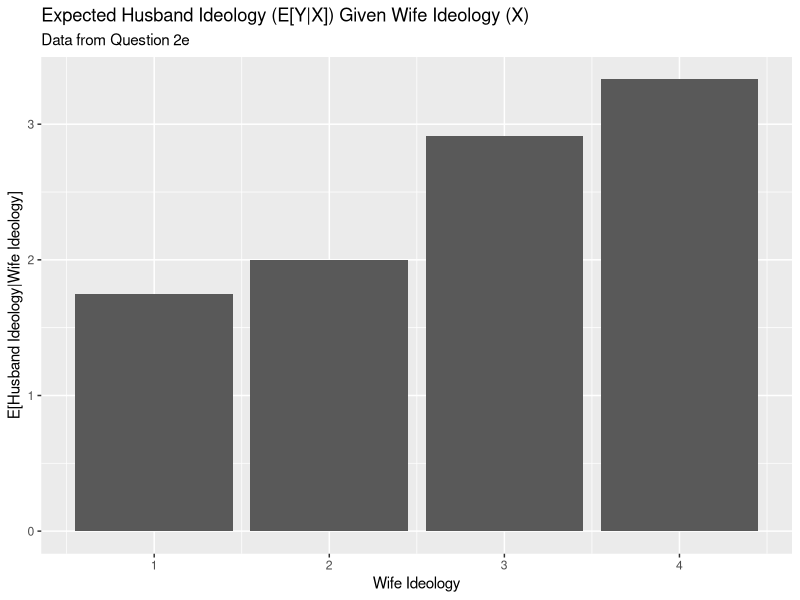

R code for this plot:
## ---- chunk 1
knitr::opts_chunk$set(echo = TRUE)
set.seed(6800)
library(tidyverse)
## ---- chunk 2
# First, I create the "women" dataset. Most of what we looked at in question 2 
# was Y|X, or men|women. So it's easier to create "women" first and then base the men off
# of that because the calculations are already done.

women <- sample(1:4, size = 1000, replace = TRUE, prob = c(.24, .25, .33, .18))

# Create an empty vector for men that I can modify with a for loop.

men <- c(rep(1, 1000))

couples <- data.frame(women, men)

# For loop time. For the probabilities, I used the probability at each value (X, Y)
# and divided it by the marginal probability for (X = x) for each value.

for(i in 1:1000){
  if(couples$women[i] == 1){
    couples$men[i] <- sample(1:4, replace = TRUE, prob = c((.12/.24), (.08/.24), 
                                                           (.02/.24), (.02/.24)))
  }
  else if(couples$women[i] == 2){
    couples$men[i] <- sample(1:4, replace = TRUE, prob = c((.05/.25), (.17/.25), 
                                                           (.01/.25), (.02/.25)))
  }
    else if(couples$women[i] == 3){
      couples$men[i] <- sample(1:4, replace = TRUE, prob = c((.01/.33), (.05/.33), 
                                                             (.23/.33), (.04/.33)))
    }
    else(couples$men[i] <- sample(1:4, replace = TRUE, prob = c((.01/.18), (.02/.18), 
                                                                (.05/.18), (.10/.18))))
}
## ---- chunk 3

ideology_prob <- function(x, y){
 newmen <- couples %>% 
   filter(women == x) %>%
   filter(men == y)
 return <- nrow(newmen)/nrow(couples)
 return
}

ideology_prob(1, 4)
ideology_prob(2, 2)
ideology_prob(4, 3)
## ---- chunk 4
conditional_prob <- function(input_variable, value){
  if(input_variable == "x" & value == 1){return <- c((.12/.24), (.08/.24), (.02/.24), (.02/.24))}
  else if(input_variable == "x" & value == 2){return <- c((.05/.25), (.17/.25), (.01/.25), (.02/.25))}
  else if(input_variable == "x" & value == 3){return <- c((.01/.33), (.05/.33), (.23/.33), (.04/.33))}
  else if(input_variable == "x" & value == 4){return <- c((.01/.18), (.02/.18), (.05/.18), (.1/.18))}
  else if(input_variable == "y" & value == 1){return <- c((.12/.19), (.05/.19), (.01/.19), (.01/.19))}
  else if(input_variable == "y" & value == 2){return <- c((.08/.32), (.17/.32), (.05/.32), (.02/.32))}
  else if(input_variable == "y" & value == 3){return <- c((.02/.31), (.01/.31), (.23/.31), (.05/.31))}
  else(return <- c((.02/.18), (.02/.18), (.04/.18), (.10/.18)))

return
}

conditional_prob(input_variable = "x", value = 1)
conditional_prob(input_variable = "y", value = 4)
## ---- chunk 5
# First, I have to set up a dataset.

plotx <- c(1, 2, 3, 4)
ploty <- c(1.75, 2, 2.91, 3.33)

plot <- data.frame(plotx, ploty)


plot1 <- ggplot(plot, aes(x = plotx, y = ploty)) +
  geom_col() +
  labs(title = "Expected Husband Ideology (E[Y|X]) Given Wife Ideology (X)",
       subtitle = "Data from Question 2e",
       y = "E[Husband Ideology|Wife Ideology]",
       x = "Wife Ideology")

plot1
## ---- chunk 6
mean(couples$women)
mean(couples$men)
var(couples$women)
var(couples$men)
